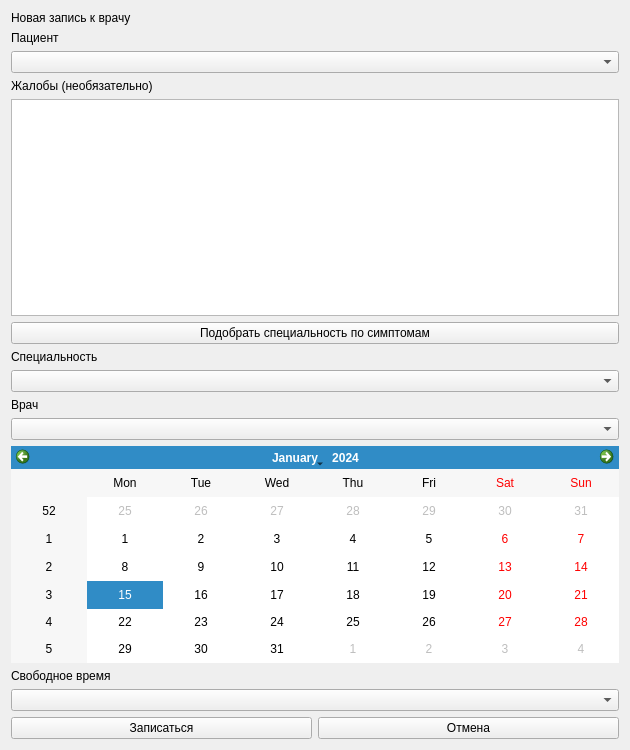
<?xml version="1.0" encoding="UTF-8"?>
<ui version="4.0">
  <class>Form</class>
  <widget class="QWidget" name="Form">
    <property name="geometry">
      <rect>
        <x>0</x>
        <y>0</y>
        <width>630</width>
        <height>750</height>
      </rect>
    </property>
    <property name="windowTitle">
      <string>Запись на приём</string>
    </property>
    <layout class="QVBoxLayout" name="verticalLayout">
      <item>
        <widget class="QLabel" name="title">
          <property name="text">
            <string>Новая запись к врачу</string>
          </property>
        </widget>
      </item>
      <item>
        <widget class="QLabel" name="patient_caption">
          <property name="text">
            <string>Пациент</string>
          </property>
        </widget>
      </item>
      <item>
        <widget class="QComboBox" name="patient" />
      </item>
      <item>
        <widget class="QLabel" name="complaints_caption">
          <property name="text">
            <string>Жалобы (необязательно)</string>
          </property>
        </widget>
      </item>
      <item>
        <widget class="QTextEdit" name="complaints" />
      </item>
      <item>
        <widget class="QPushButton" name="suggest">
          <property name="text">
            <string>Подобрать специальность по симптомам</string>
          </property>
        </widget>
      </item>
      <item>
        <widget class="QLabel" name="specialization_caption">
          <property name="text">
            <string>Специальность</string>
          </property>
        </widget>
      </item>
      <item>
        <widget class="QComboBox" name="specialization" />
      </item>
      <item>
        <widget class="QLabel" name="doctor_caption">
          <property name="text">
            <string>Врач</string>
          </property>
        </widget>
      </item>
      <item>
        <widget class="QComboBox" name="doctor" />
      </item>
      <item>
        <widget class="QCalendarWidget" name="calendar" />
      </item>
      <item>
        <widget class="QLabel" name="slot_caption">
          <property name="text">
            <string>Свободное время</string>
          </property>
        </widget>
      </item>
      <item>
        <widget class="QComboBox" name="slot" />
      </item>
      <item>
        <layout class="QHBoxLayout" name="actions_layout">
          <item>
            <widget class="QPushButton" name="save">
              <property name="text">
                <string>Записаться</string>
              </property>
            </widget>
          </item>
          <item>
            <widget class="QPushButton" name="back">
              <property name="text">
                <string>Отмена</string>
              </property>
            </widget>
          </item>
        </layout>
      </item>
    </layout>
  </widget>
  <resources />
  <connections />
</ui>
